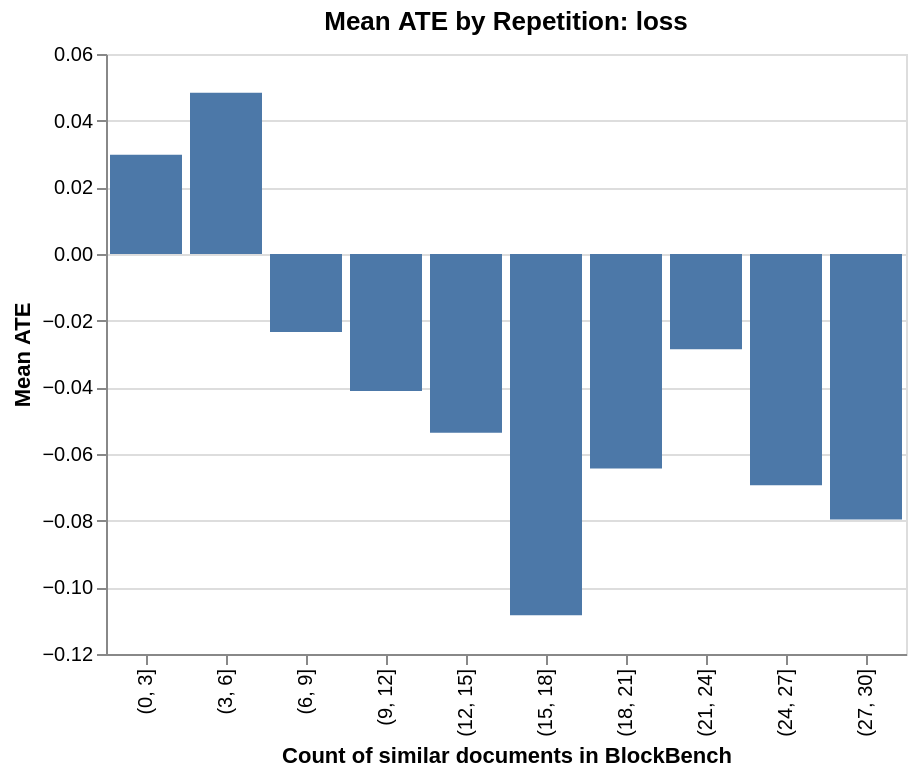

Notebook code for this chart:
### Code cell
import pandas as pd

stats = pd.read_csv("stats.csv")
noblocks = pd.read_csv("minhashblocksample_noblocks.lite.csv").rename(columns={"score": "noblocks_score"})
noblocks = stats.merge(noblocks, left_on='url', right_on="doc_id").drop(columns=['size'])
stats = pd.read_csv("stats.csv")
blocks = pd.read_csv("minhashblocksample_blocks.lite.csv").rename(columns={"score": "blocks_score"})
blocks = stats.merge(blocks, left_on='url', right_on="doc_id")

method = "loss"
D = blocks.merge(noblocks, on=["doc_id", "method"])[["blocks_score", "size", "noblocks_score", "doc_id", "method"]].drop_duplicates()
D["delta"] = D["blocks_score"] - D["noblocks_score"]
D = D[D["size"] <= 30].copy()
D["size_bin"] = pd.cut(D["size"], bins=range(0, 31, 3), right=True)
D = D[D['method'] == method].copy()

df = D.groupby("size_bin").agg(
    delta_mean=("delta", "mean"),
    count=("delta", "count")
).reset_index()

import altair as alt

df["size_bin"] = df["size_bin"].astype(str)
alt.Chart(df).mark_bar().encode(
    x=alt.X("size_bin:N", sort=None, title="Count of similar documents in BlockBench"),
    y=alt.Y("delta_mean:Q", title="Mean ATE"),
    tooltip=["size_bin", "delta_mean", "count"]
).properties(
    title=f"Mean ATE by Repetition: {method}",
    width=400,
    height=300
)

### Figure 1 — Vega-Lite specification as saved in the notebook (floating-point values rounded to 4 significant figures)
{"config": {"view": {"continuousWidth": 300, "continuousHeight": 300}}, "data": {"name": "data-412f03ff0e558e14a75987b8477ca777"}, "mark": {"type": "bar"}, "encoding": {"tooltip": [{"field": "size_bin", "type": "nominal"}, {"field": "delta_mean", "type": "quantitative"}, {"field": "count", "type": "quantitative"}], "x": {"field": "size_bin", "sort": null, "title": "Count of similar documents in BlockBench", "type": "nominal"}, "y": {"field": "delta_mean", "title": "Mean ATE", "type": "quantitative"}}, "height": 300, "title": "Mean ATE by Repetition: loss", "width": 400, "$schema": "https://vega.github.io/schema/vega-lite/v5.20.1.json", "datasets": {"data-412f03ff0e558e14a75987b8477ca777": [{"size_bin": "(0, 3]", "delta_mean": 0.02978, "count": 1624}, {"size_bin": "(3, 6]", "delta_mean": 0.04835, "count": 224}, {"size_bin": "(6, 9]", "delta_mean": -0.02343, "count": 150}, {"size_bin": "(9, 12]", "delta_mean": -0.04108, "count": 2029}, {"size_bin": "(12, 15]", "delta_mean": -0.05364, "count": 753}, {"size_bin": "(15, 18]", "delta_mean": -0.1084, "count": 340}, {"size_bin": "(18, 21]", "delta_mean": -0.06432, "count": 528}, {"size_bin": "(21, 24]", "delta_mean": -0.02857, "count": 517}, {"size_bin": "(24, 27]", "delta_mean": -0.06936, "count": 292}, {"size_bin": "(27, 30]", "delta_mean": -0.07966, "count": 243}]}}
